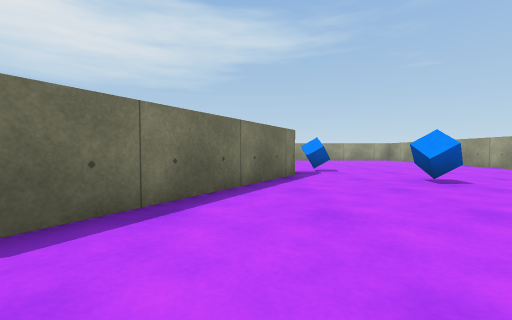
view 1 (above)

13 first-person views from a walk through a Unity game level. The camera is 0.55 m above the floor, tilts 2° down and sees 90° across. The floor is counted in squares, 1 m on a side. Each view is taken from the middle of a square. On the plan, view 1 faces up. The plan holds only what a view shows up to about 9 squares ahead; the rest is blank. The place goes on beyond the plan. The player character is not drawn. Surface patterns are stand-ins for the level's own textures.

view 2
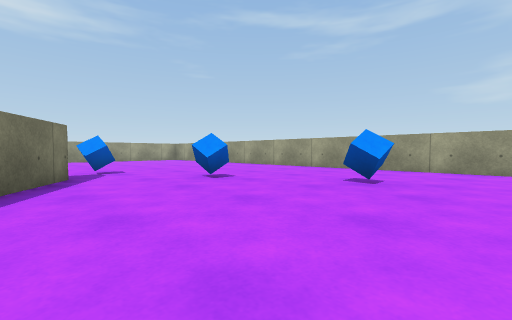

view 3
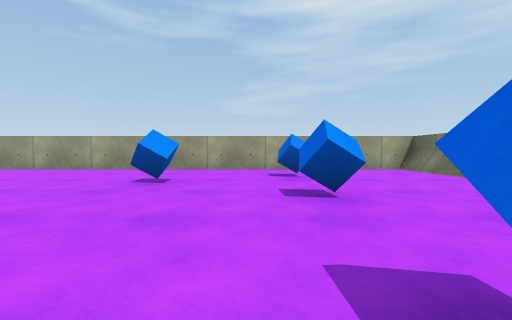

view 4
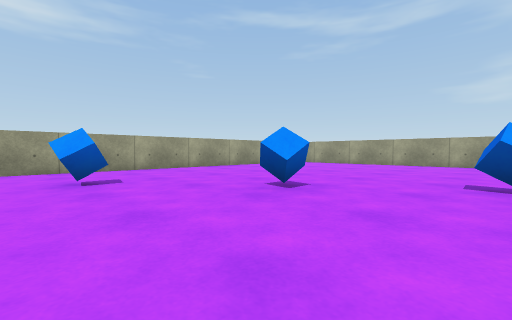

view 5
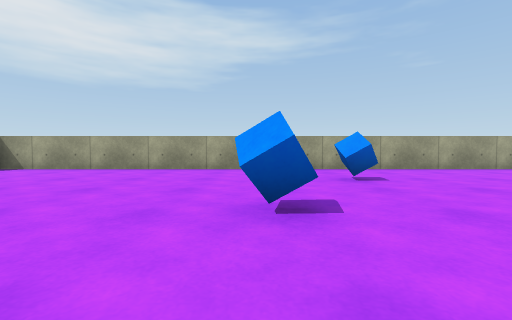

view 6
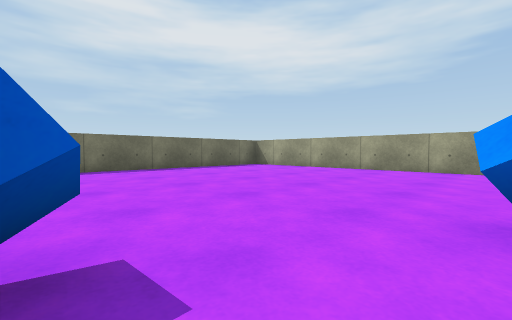

view 7
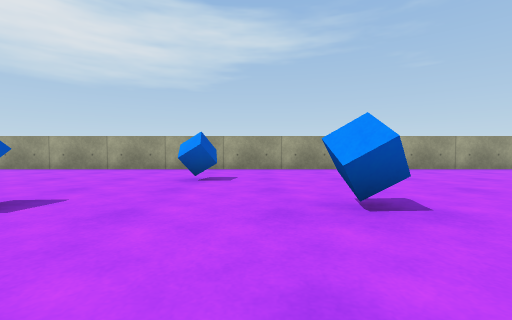

view 8
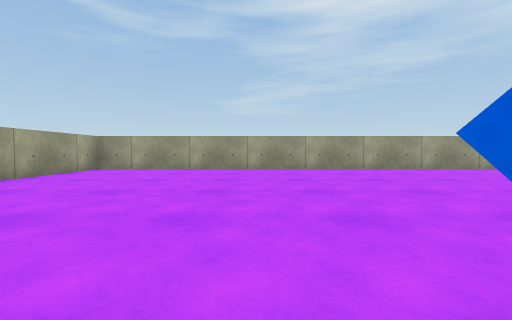

view 9
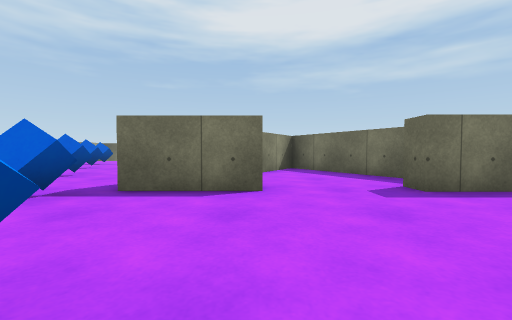

view 10
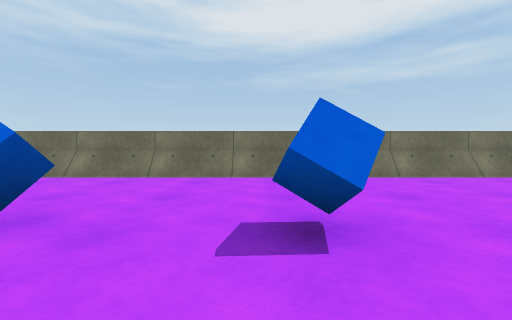

view 11
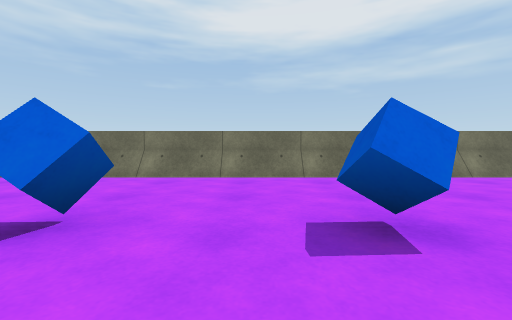

view 12
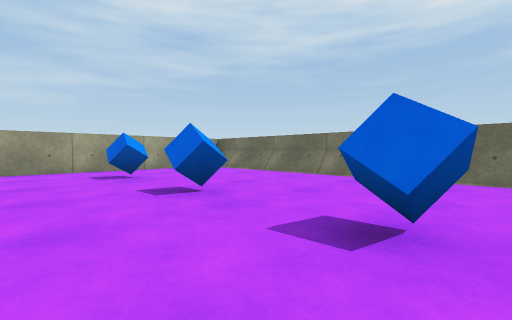

view 13
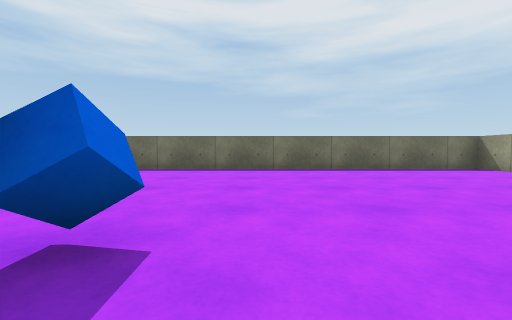

### Floor plan
Points are (right, up) in squares from view 1. A wall is a line through its corners. A room is listed if a view was taken in it or the views show most of it. See-through windows are left out.
Room 1 (views 1, 2, 3, 4, 5, 6, 7, 8, 9, 10, 11, 12, 13)
walls: (-1.1, 6.5) (1, 6.5); (-4, 4.9) (-2.2, 1.7) (-1.1, 3.5); (-4.5, 6.5) (-3.3, 6.5) (-3.3, 6); (0.9, 6) (-1.6, 1.6); (-4.8, -4.7) (7.8, -4.7); (-6.8, -4.7) (-5.4, -4.7); (7.8, -4.6) (7.8, 14.7) (-11.7, 14.7) (-11.7, 4.1)
low walls: (-4.6, -4.6) (7.8, -4.6); (-6.6, -4.6) (-5.2, -4.6)
objects: blue cube (-5, 7); blue cube (-4, 9); blue cube (-2, -1); blue cube (-2, 12); blue cube (0, 9); blue cube (1, -1); blue cube (2, 7); blue cube (3, -1); blue cube (3, 4); blue cube (4, 2); blue cube (5, -1)

Positions as (right, up) in squares from view 1, and headings:
1: (0, 0), facing up
2: (0, 0), facing up-right
3: (0, 0), facing right
4: (-3, 7), facing up-right
5: (-4, 7), facing up
6: (-4, 7), facing up-left
7: (-1, 7), facing up
8: (0, 10), facing right
9: (-1, 10), facing down
10: (1, 1), facing down
11: (-1, 1), facing down
12: (0, 1), facing down-right
13: (-4, 8), facing left
